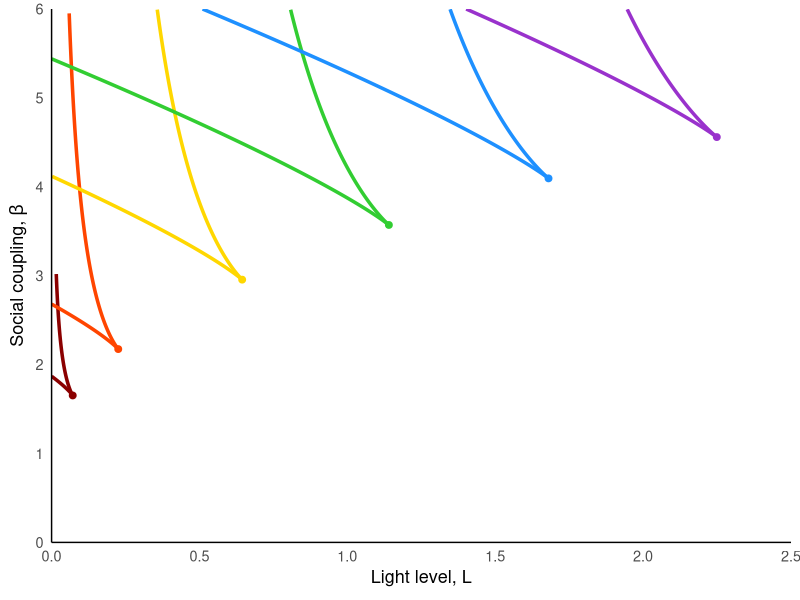
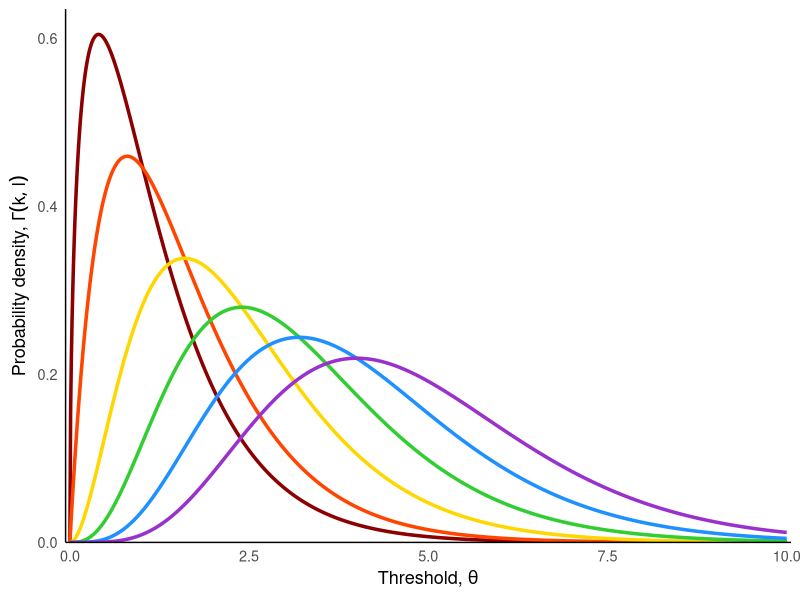
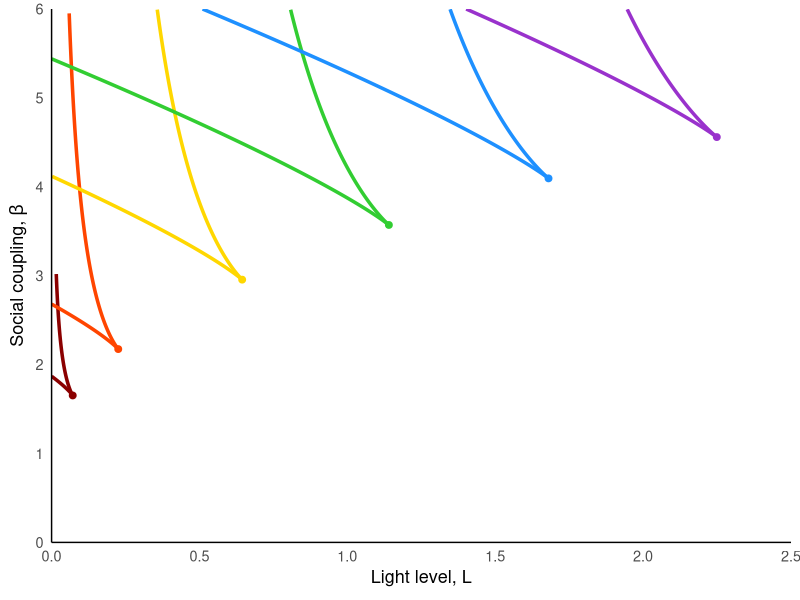
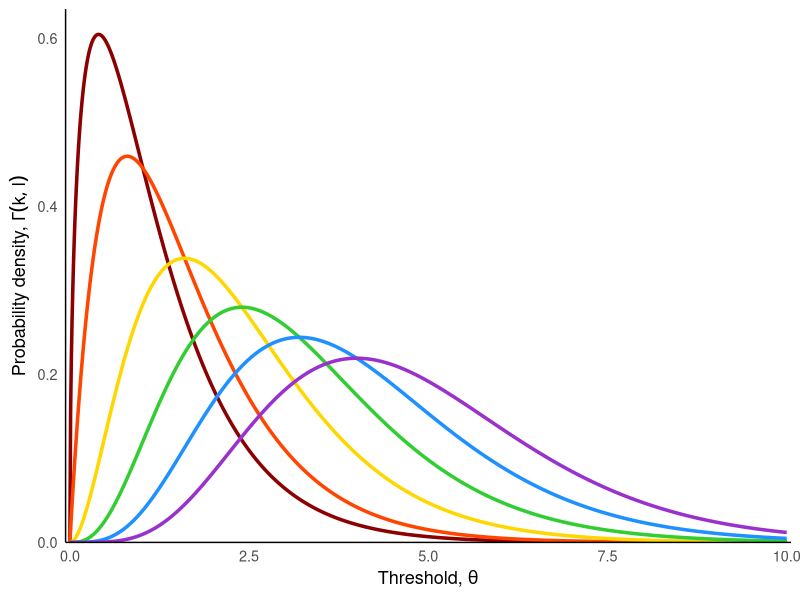

Recreate these plots in R, in order.
library(ggplot2)
library(dplyr)

# -------------------------------
# Parameters
# -------------------------------
alpha <- 1
L_max <- 2.5
beta_max <- 6

# -------------------------------
# Function to compute fold curve branches
# -------------------------------
compute_fold_branches <- function(shape, scale, alpha = 1, L_max = 1.5, beta_max = 6) {
  
  # Local gamma PDF & CDF functions
  f_gamma_local <- function(z) dgamma(z, shape = shape, scale = scale)
  F_gamma_local <- function(z) pgamma(z, shape = shape, scale = scale)
  
  # Local fold curve functions
  beta_of_z_local <- function(z) 1 / f_gamma_local(z)
  L_of_z_local <- function(z) (z - F_gamma_local(z)/f_gamma_local(z)) / alpha
  
  # Generate fold curve
  z_vals <- seq(0.05, 10, length.out = 8000)
  curve <- data.frame(
    z = z_vals,
    L = L_of_z_local(z_vals),
    beta = beta_of_z_local(z_vals)
  ) |> filter(L >= 0, L <= L_max, beta >= 0, beta <= beta_max)
  
  # Split at cusp
  z_c <- (shape - 1) * scale
  lower_branch <- curve |> filter(z <= z_c) |> arrange(L)
  upper_branch <- curve |> filter(z >= z_c) |> arrange(desc(L))
  
  # Return list with branches and cusp info
  list(
    lower_branch = lower_branch,
    upper_branch = upper_branch,
    z_cusp = z_c,
    L_cusp = L_of_z_local(z_c),
    beta_cusp = beta_of_z_local(z_c)
  )
}

# -------------------------------
# Gamma PDF & CDF
# -------------------------------
f_gamma <- function(z) dgamma(z, shape = shape, scale = scale)
F_gamma <- function(z) pgamma(z, shape = shape, scale = scale)

# -------------------------------
# Fold curve
# -------------------------------
beta_of_z <- function(z) 1 / f_gamma(z)
L_of_z <- function(z) (z - F_gamma(z)/f_gamma(z)) / alpha

# Compute branches using the function
branches1 <- compute_fold_branches(1.5, 0.8, alpha, L_max, beta_max)
lower_branch1 <- branches1$lower_branch
upper_branch1 <- branches1$upper_branch
L_cusp1 <- branches1$L_cusp
beta_cusp1 <- branches1$beta_cusp

# Compute branches using the function
branches2 <- compute_fold_branches(2, 0.8, alpha, L_max, beta_max)
lower_branch2 <- branches2$lower_branch
upper_branch2 <- branches2$upper_branch
L_cusp2 <- branches2$L_cusp
beta_cusp2 <- branches2$beta_cusp

# Compute branches using the function
branches3 <- compute_fold_branches(3, 0.8, alpha, L_max, beta_max)
lower_branch3 <- branches3$lower_branch
upper_branch3 <- branches3$upper_branch
L_cusp3 <- branches3$L_cusp
beta_cusp3 <- branches3$beta_cusp

# Compute branches using the function
branches4 <- compute_fold_branches(4, 0.8, alpha, L_max, beta_max)
lower_branch4 <- branches4$lower_branch
upper_branch4 <- branches4$upper_branch
L_cusp4 <- branches4$L_cusp
beta_cusp4 <- branches4$beta_cusp

# Compute branches using the function
branches5 <- compute_fold_branches(5, 0.8, alpha, L_max, beta_max)
lower_branch5 <- branches5$lower_branch
upper_branch5 <- branches5$upper_branch
L_cusp5 <- branches5$L_cusp
beta_cusp5 <- branches5$beta_cusp

# Compute branches using the function
branches6 <- compute_fold_branches(6, 0.8, alpha, L_max, beta_max)
lower_branch6 <- branches6$lower_branch
upper_branch6 <- branches6$upper_branch
L_cusp6 <- branches6$L_cusp
beta_cusp6 <- branches6$beta_cusp

# -------------------------------
# Plot
# -------------------------------
# Define rainbow color palette (red to violet, darkest to lightest)
rainbow_colors <- c("#8B0000", "#FF4500", "#FFD700", "#32CD32", "#1E90FF", "#9932CC")
shape_values <- c(1.5, 2, 3, 4, 5, 6)

# Create legend data
legend_data <- data.frame(
  x = rep(0.1, 6),
  y = seq(5.5, 3.0, length.out = 6),
  shape = shape_values,
  color = rainbow_colors
)

ggplot() +
  
  # fold curves with different rainbow shades
  geom_path(data = lower_branch1, aes(L, beta), colour = rainbow_colors[1], linewidth = 1.2) +  # Dark red, k=1.5
  geom_path(data = upper_branch1, aes(L, beta), colour = rainbow_colors[1], linewidth = 1.2) +
  geom_path(data = lower_branch2, aes(L, beta), colour = rainbow_colors[2], linewidth = 1.2) +  # Orange red, k=2
  geom_path(data = upper_branch2, aes(L, beta), colour = rainbow_colors[2], linewidth = 1.2) +
  geom_path(data = lower_branch3, aes(L, beta), colour = rainbow_colors[3], linewidth = 1.2) +  # Gold, k=3
  geom_path(data = upper_branch3, aes(L, beta), colour = rainbow_colors[3], linewidth = 1.2) +
  geom_path(data = lower_branch4, aes(L, beta), colour = rainbow_colors[4], linewidth = 1.2) +  # Lime green, k=4
  geom_path(data = upper_branch4, aes(L, beta), colour = rainbow_colors[4], linewidth = 1.2) +
  geom_path(data = lower_branch5, aes(L, beta), colour = rainbow_colors[5], linewidth = 1.2) +  # Dodger blue, k=5
  geom_path(data = upper_branch5, aes(L, beta), colour = rainbow_colors[5], linewidth = 1.2) +
  geom_path(data = lower_branch6, aes(L, beta), colour = rainbow_colors[6], linewidth = 1.2) +  # Dark orchid, k=6
  geom_path(data = upper_branch6, aes(L, beta), colour = rainbow_colors[6], linewidth = 1.2) +
  
  # cusp points with matching rainbow shades
  geom_point(aes(x = L_cusp1, y = beta_cusp1), colour = rainbow_colors[1], size = 2) +
  geom_point(aes(x = L_cusp2, y = beta_cusp2), colour = rainbow_colors[2], size = 2) +
  geom_point(aes(x = L_cusp3, y = beta_cusp3), colour = rainbow_colors[3], size = 2) +
  geom_point(aes(x = L_cusp4, y = beta_cusp4), colour = rainbow_colors[4], size = 2) +
  geom_point(aes(x = L_cusp5, y = beta_cusp5), colour = rainbow_colors[5], size = 2) +
  geom_point(aes(x = L_cusp6, y = beta_cusp6), colour = rainbow_colors[6], size = 2) +
  

  # # labels on cusp points
  # geom_text(aes(x = L_cusp1-0.05, y = beta_cusp1-0.2), 
  #          label = "atop(italic(k)==4.0, italic(l)==0.8)",
  #          colour = "black", size = 3, hjust = 0, parse = TRUE) +
  # geom_text(aes(x = L_cusp2-0.05, y = beta_cusp2-0.2), 
  #          label = "atop(italic(k)==1.5, italic(l)==2.1)", 
  #          colour = "black", size = 3, hjust = 0, parse = TRUE) +
  # geom_text(aes(x = L_cusp3-0.05, y = beta_cusp3-0.2), 
  #          label = "atop(italic(k)==2.0, italic(l)==1.6)", 
  #          colour = "black", size = 3, hjust = 0, parse = TRUE) +
  # geom_text(aes(x = L_cusp4-0.05, y = beta_cusp4-0.2), 
  #          label = "atop(italic(k)==8.0, italic(l)==0.4)", 
  #          colour = "black", size = 3, hjust = 0, parse = TRUE) +
  # geom_text(aes(x = L_cusp5-0.05, y = beta_cusp5-0.2), 
  #          label = "atop(italic(k)==16, italic(l)==0.2)", 
  #          colour = "black", size = 3, hjust = 0, parse = TRUE) +
  # geom_text(aes(x = L_cusp6-0.05, y = beta_cusp6-0.2), 
  #          label = "atop(italic(k)==1.2, italic(l)==2.7)", 
  #          colour = "black", size = 3, hjust = 0, parse = TRUE) +
  # axes
  coord_cartesian(xlim = c(0, L_max), ylim = c(0, beta_max)) +
  scale_x_continuous(expand = c(0, 0)) +
  scale_y_continuous(expand = c(0, 0)) +
  labs(x = expression("Light level, " * L), y = expression("Social coupling, " * beta)) +
  theme_minimal(base_size = 13) +
  theme(panel.grid.major = element_blank(),
    panel.grid.minor = element_blank(),
    axis.line = element_line(color = "black", size = 0.5))


ggsave("Figure 3/analytic_number_of_fps_vary_params_shape.pdf", width = 7, height = 7)

# -------------------------------
# Plot underlying gamma distributions
# -------------------------------

# Create data for plotting gamma PDFs
z_range <- seq(0, 10, length.out = 1000)

# Generate gamma PDF data for each parameter set
gamma_data <- data.frame(
  z = rep(z_range, 6),
  density = c(
    dgamma(z_range, shape = 1.5, scale = 0.8),      # branches1
    dgamma(z_range, shape = 2, scale = 0.8),  # branches2  
    dgamma(z_range, shape = 3, scale = 0.8),      # branches3
    dgamma(z_range, shape = 4, scale = 0.8),      # branches4
    dgamma(z_range, shape = 5, scale = 0.8),    # branches5
    dgamma(z_range, shape = 6, scale = 0.8)   # branches6
  ),
  group = rep(c("k=1.5, θ=0.8", "k=2.0, θ=0.8", "k=3.0, θ=0.8", 
                "k=4.0, θ=0.8", "k=5.0, θ=0.8", "k=6.0, θ=0.8"), each = length(z_range)),
  color_index = rep(c(1, 2, 3, 4, 5, 6), each = length(z_range))
)

# Create data for gamma distribution labels
gamma_labels <- data.frame(
  x = c(max(0, (1.5-1)*0.8) + 0.3,
        max(0, (2-1)*0.8) + 0.3,
        max(0, (3-1)*0.8) + 0.3,
        max(0, (4-1)*0.8) + 0.3,
        max(0, (5-1)*0.8) + 0.3,
        max(0, (6-1)*0.8) + 0.3),
  y = c(dgamma(max(0.01, (1.5-1)*0.8), shape = 1.5, scale = 0.8) + 0.05,
        dgamma(max(0.01, (2-1)*0.8), shape = 2, scale = 0.8) + 0.05,
        dgamma(max(0.01, (3-1)*0.8), shape = 3, scale = 0.8) + 0.05,
        dgamma(max(0.01, (4-1)*0.8), shape = 4, scale = 0.8) + 0.05,
        dgamma(max(0.01, (5-1)*0.8), shape = 5, scale = 0.8) + 0.05,
        dgamma(max(0.01, (6-1)*0.8), shape = 6, scale = 0.8) + 0.05),
  label = c("atop(italic(k)==1.5, theta==0.8)",
            "atop(italic(k)==2.0, theta==0.8)",
            "atop(italic(k)==3.0, theta==0.8)",
            "atop(italic(k)==4.0, theta==0.8)",
            "atop(italic(k)==5.0, theta==0.8)",
            "atop(italic(k)==6.0, theta==0.8)"),
  color = rainbow_colors
)

# Create the gamma distribution plot with legend
p_gamma <- ggplot(gamma_data, aes(x = z, y = density, color = factor(color_index))) +
  geom_line(linewidth = 1.2) +
  scale_color_manual(values = setNames(rainbow_colors, as.character(1:6))) +

  
  labs(x = expression("Threshold, " * theta), 
       y = expression("Probability density, " * Gamma(k, l))) +
  theme_minimal(base_size = 13) +
  theme(
    panel.grid.major = element_blank(),
    panel.grid.minor = element_blank(),
    axis.line = element_line(color = "black", size = 0.5),
    legend.position = "none"
  ) +
  coord_cartesian(xlim = c(0, 10), ylim = c(0, max(gamma_data$density) * 1.05))+
  scale_x_continuous(expand = c(0, 0.06)) +
  scale_y_continuous(expand = c(0, 0))

print(p_gamma)
ggsave("Figure 3/gamma_distributions_vary_params_shape.pdf", plot = p_gamma, width = 7, height = 7)
